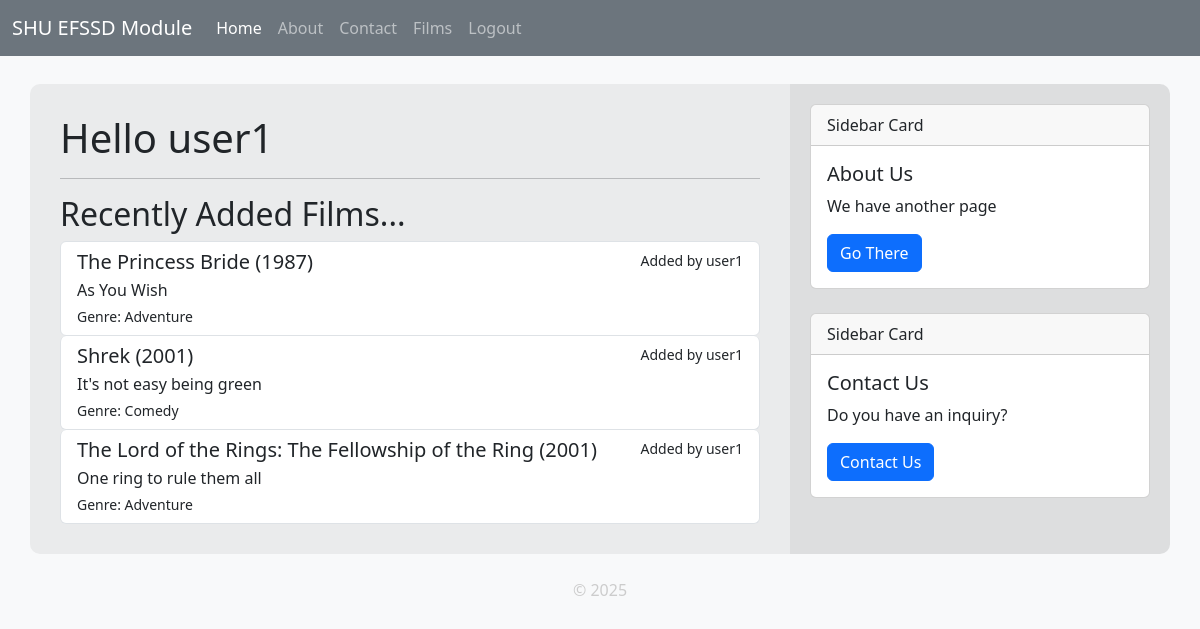
/ (signed in), run on the app's committed database.
### tables this page shows
CREATE TABLE users (
  id INTEGER PRIMARY KEY AUTOINCREMENT,
  username TEXT UNIQUE NOT NULL,
  password TEXT NOT NULL
);

CREATE TABLE films (
    id INTEGER PRIMARY KEY AUTOINCREMENT,
    created TIMESTAMP DEFAULT CURRENT_TIMESTAMP,
    user INTEGER NOT NULL REFERENCES users(id),
    title TEXT NOT NULL,
    tagline TEXT,
    director TEXT,
    poster TEXT,
    release_year INTEGER,
    genre TEXT,
    watched BOOLEAN,
    rating INTEGER,
    review TEXT
);

### app.py (the view)
@app.route('/')
def index():
    studentName = "SHU Student"
    if 'username' in session:
        studentName = session['username']
    films = get_all_films(limit=5, order_by='created DESC')  # Fetch the latest 5 films added
    return render_template('index.html', title="Welcome", username=studentName, films=films)

### app.py (called while the page is built)
@app.context_processor
def inject_site_name():
    return dict(siteName=siteName)

@app.context_processor
def inject_csrf_token():
    return dict(csrf_token=generate_csrf())

@app.template_filter()
def get_username(user_id):
    user = get_user_by_id(user_id)
    return user['username'] if user else 'Unknown'

### db/db.py (called while the page is built)
def get_db_connection():
    BASE_DIR = os.path.dirname(os.path.abspath(__file__))  # Get the directory of the current file
    DB_PATH = os.path.join(BASE_DIR, 'database.db') # Construct the full path to the database file
    conn = sqlite3.connect(DB_PATH)                 # Connect to the database
    conn.row_factory = sqlite3.Row                  # Enable dictionary-like access to rows
    return conn

def get_user_by_id(user_id):
    conn = get_db_connection()
    user = conn.execute('SELECT * FROM users WHERE id = ?', (user_id,)).fetchone()
    conn.close()
    if user is None:
        abort(404)
    return user

def get_all_films(user=None, limit=None, order_by='title ASC'):
    conn = get_db_connection()
    query = 'SELECT * FROM films'
    if user:
        query += ' WHERE user = ?'
    query += f' ORDER BY {order_by}'
    if limit:
        query += f' LIMIT {limit}'
    if user:
        films = conn.execute(query, (user,)).fetchall()
    else:
        films = conn.execute(query).fetchall()
    conn.close()
    return films

### templates/index.html
{% extends "base.html" %}
{% block content %}
<h1>Hello {{ username }}</h1>
<hr>
<h2>Recently Added Films...</h2>
<div class="list-group">
    {% for film in films %}
    <a href="{{ url_for('film', id=film['id']) }}" class="list-group-item list-group
item-action">
        <div class="d-flex w-100 justify-content-between">
            <h5 class="mb-1">{{ film['title'] }} ({{ film['release_year'] }})</h5>
            <small>Added by {{ film['user'] | get_username }}</small>
        </div>
        <p class="mb-1">{{ film['tagline'] }}</p>
        <small>Genre: {{ film['genre'] }}</small>
    </a>
    {% else %}
    <p class="text-muted">No films available.</p>
    {% endfor %}
</div>
{% endblock %}

### static/styles.css (style rules this page uses)
body { background-color: #f8f9fa; color: #212529; }

### data on the page
users: username "user1"
films: title "The Princess Bride", release_year "1987", user|get_username "user1", tagline "As You Wish", genre "Adventure"
films: title "Shrek", release_year "2001", user|get_username "user1", tagline "It's not easy being green", genre "Comedy"
films: title "The Lord of the Rings: The Fellowship of the Ring", release_year "2001", user|get_username "user1", tagline "One ring to rule them all", genre "Adventure"

### other printed values
{{ siteName }} "SHU EFSSD Module"
